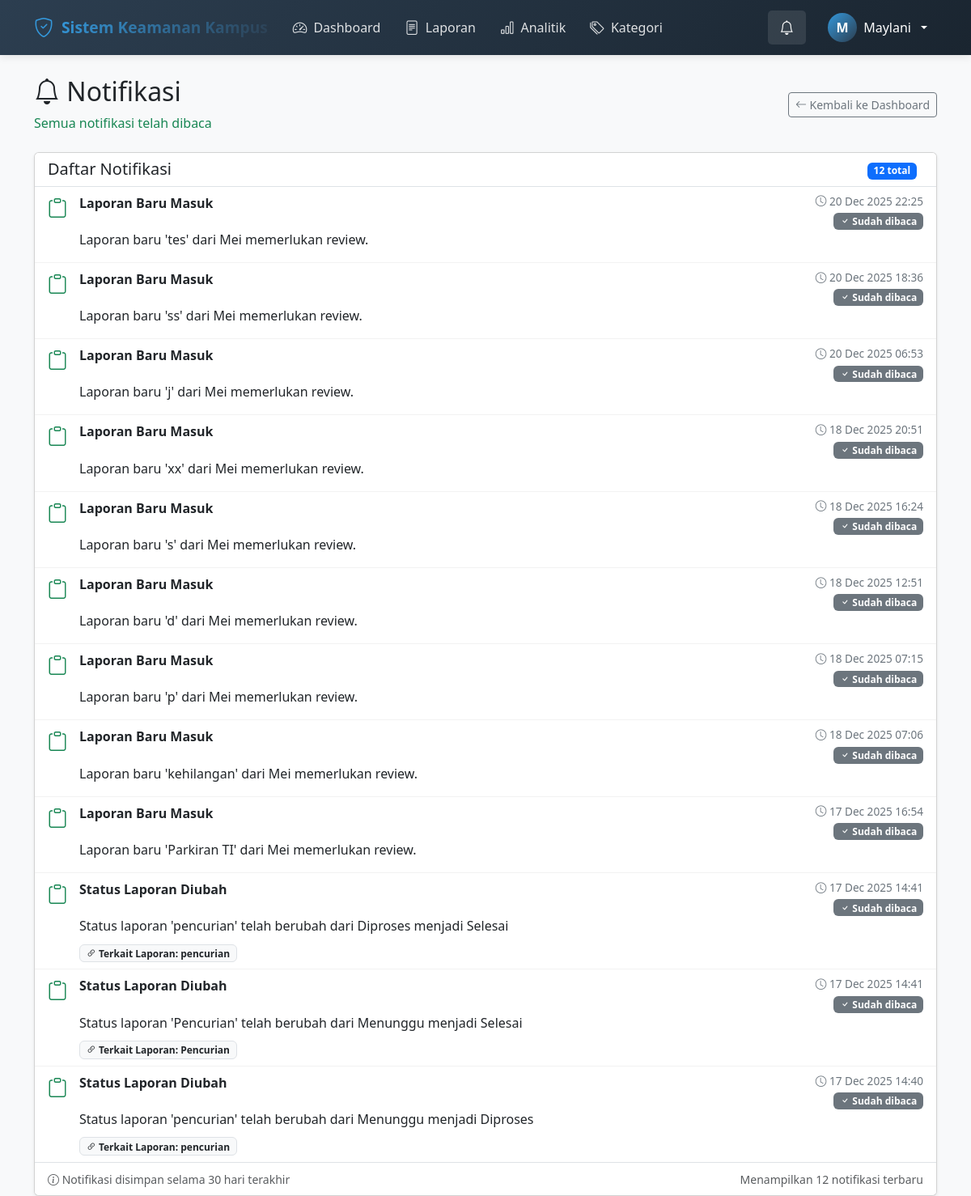
Screenshot of /public/notifikasi.php (signed in) with the database file from the repository.
### tables this page shows
CREATE TABLE `notifikasi` (
  `id` int(11) NOT NULL,
  `user_id` int(11) NOT NULL,
  `laporan_id` int(11) DEFAULT NULL,
  `title` varchar(200) NOT NULL,
  `message` text NOT NULL,
  `status` enum('unread','read') DEFAULT 'unread',
  `created_at` timestamp NOT NULL DEFAULT current_timestamp()
);

CREATE TABLE `laporan` (
  `id` int(11) NOT NULL,
  `user_id` int(11) NOT NULL,
  `kategori_id` int(11) DEFAULT NULL,
  `title` varchar(200) NOT NULL,
  `description` text NOT NULL,
  `location_address` text NOT NULL,
  `latitude` decimal(10,8) DEFAULT NULL,
  `longitude` decimal(11,8) DEFAULT NULL,
  `status` enum('pending','processed','resolved') DEFAULT 'pending',
  `created_at` timestamp NOT NULL DEFAULT current_timestamp()
);

### lib/auth.php (called while the page is built, shortened)
<?php
require_once __DIR__ . '/../config/database.php';
class Auth {
    public function __construct() {
        $database = new Database();
        $this->db = $database->connect();
    }
    public function isLoggedIn() {
        return isset($_SESSION['user_id']);
    }
    public function getCurrentUser() {
        if ($this->isLoggedIn()) {
            return [
                'id' => $_SESSION['user_id'],
                'name' => $_SESSION['user_name'],
                'email' => $_SESSION['user_email'],
                'role' => $_SESSION['user_role']
            ];
        }
        return null;
    }
}
?>

### config/database.php (called while the page is built, shortened)
<?php
class Database {
    private $host;
    private $dbname;
    private $username;
    private $password;
    public function __construct() {
        $this->host = DB_HOST;
        $this->dbname = DB_NAME;
        $this->username = DB_USER;
        $this->password = DB_PASS;
    }
    public function connect() {
        try {
            $this->conn = new PDO(
                "mysql:host={$this->host};dbname={$this->dbname};charset=utf8",
                $this->username,
                $this->password,
                [
                    PDO::ATTR_ERRMODE => PDO::ERRMODE_EXCEPTION,
                    PDO::ATTR_DEFAULT_FETCH_MODE => PDO::FETCH_ASSOC
                ]
            );
            return $this->conn;
        } catch(PDOException $e) {
            die("Connection failed: " . $e->getMessage());
        }
    }
}
?>

### lib/functions.php (called while the page is built, shortened)
<?php
function formatDate($date, $format = 'd M Y H:i') {
    return date($format, strtotime($date));
}
?>

### public/notifikasi.php (the view, shortened to what this page needs)
<?php
require_once '../lib/auth.php';
require_once '../lib/functions.php';
$database = new Database();
$db = $database->connect();
$auth = new Auth();
$user = $auth->getCurrentUser();
$stmt = $db->prepare("
    SELECT n.*, l.title as laporan_title
    FROM notifikasi n
    LEFT JOIN laporan l ON n.laporan_id = l.id
    WHERE n.user_id = ?
    ORDER BY n.created_at DESC
    LIMIT 100
");
$stmt->execute([$user['id']]);
$notifications = $stmt->fetchAll();
$stmt = $db->prepare("SELECT COUNT(*) as count FROM notifikasi WHERE user_id = ? AND status = 'unread'");
$stmt->execute([$user['id']]);
$unread_count = $stmt->fetch()['count'];
$total_count = count($notifications);
?>
<!DOCTYPE html>
<html lang="id">
<head>
    <?php include 'header.php'; ?>
    <link rel="stylesheet" href="style.css">
</head>
<body>
    <nav class="navbar navbar-expand-lg navbar-custom fixed-top">
        <div class="container">
            <a class="navbar-brand" href="dashboard_mahasiswa.php">
                <i class="bi bi-shield-check"></i>
                <span class="logo-text">Sistem Keamanan Kampus</span>
            </a>
            <div class="collapse navbar-collapse" id="navbarNav">
                <ul class="navbar-nav me-auto">
                    <li class="nav-item">
                        <a class="nav-link" href="dashboard_mahasiswa.php">
                            <i class="bi bi-speedometer2"></i> Dashboard
                        </a>
                    </li>
                    <li class="nav-item">
                        <a class="nav-link" href="laporan_mahasiswa.php">
                            <i class="bi bi-file-text"></i> Laporan
                        </a>
                    </li>
                    <li class="nav-item">
                        <a class="nav-link" href="analitik.php">
                            <i class="bi bi-bar-chart"></i> Analitik
                        </a>
                    </li>
                    <?php if ($user['role'] === ROLE_ADMIN): ?>
                    <li class="nav-item">
                        <a class="nav-link" href="kategori.php">
                            <i class="bi bi-tags"></i> Kategori
                        </a>
                    </li>
                    <?php endif; ?>
                </ul>
                <div class="quick-menu">
                    <div class="nav-item">
                        <a class="nav-link active" href="notifikasi.php">
                            <i class="bi bi-bell"></i>
                        </a>
                    </div>
                    <div class="dropdown">
                        <button class="dropdown-toggle" type="button" data-bs-toggle="dropdown" aria-expanded="false">
                            <div class="user-avatar">
                            <?= strtoupper(substr($user['name'], 0, 1)) ?>
                            </div>
                            <span><?= htmlspecialchars($user['name']) ?></span>
                        </button>
                    </div>
                </div>
            </div>
        </div>
    </nav>
    <div class="container mt-4">
        <div class="d-flex justify-content-between align-items-center mb-4">
            <div>
                <h2><i class="bi bi-bell"></i> Notifikasi</h2>
                <p class="text-muted mb-0">
                    <?php if ($unread_count > 0): ?>
                        <span class="text-primary">Anda memiliki <?= $unread_count ?> notifikasi belum dibaca</span>
                    <?php else: ?>
                        <span class="text-success">Semua notifikasi telah dibaca</span>
                    <?php endif; ?>
                </p>
            </div>
            <div>
                <a href="<?= $user['role'] === ROLE_ADMIN ? 'dashboard_admin.php' : 'dashboard_mahasiswa.php' ?>"
                   class="btn btn-outline-secondary btn-sm">
                    <i class="bi bi-arrow-left"></i> Kembali ke Dashboard
                </a>
            </div>
        </div>
        <div class="card shadow-sm">
            <div class="card-header bg-white border-bottom">
                <div class="d-flex justify-content-between align-items-center">
                    <h5 class="mb-0">Daftar Notifikasi</h5>
                    <div>
                        <span class="badge bg-primary me-2"><?= $total_count ?> total</span>
                    </div>
                </div>
            </div>
            <div class="card-body p-0">
                <?php if (empty($notifications)): ?>
                    <div class="text-center py-5">
                        <i class="bi bi-bell-slash display-1 text-muted mb-3"></i>
                        <h5 class="text-muted">Belum ada notifikasi</h5>
                        <p class="text-muted">Notifikasi akan muncul di sini ketika ada aktivitas baru</p>
                    </div>
                <?php else: ?>
                    <div class="list-group list-group-flush">
                        <?php foreach ($notifications as $notif): ?>
                            <?php
                            $icon = 'bi-bell';
                            $icon_color = 'text-primary';
                            if (strpos(strtolower($notif['title']), 'laporan') !== false) {
                                $icon = 'bi-clipboard';
                                $icon_color = 'text-success';
                            } elseif (strpos(strtolower($notif['title']), 'status') !== false) {
                                $icon = 'bi-info-circle';
                                $icon_color = 'text-info';
                            } elseif (strpos(strtolower($notif['title']), 'komentar') !== false) {
                                $icon = 'bi-chat-dots';
                                $icon_color = 'text-warning';
                            } elseif (strpos(strtolower($notif['title']), 'selesai') !== false || strpos(strtolower($notif['title']), 'completed') !== false) {
                                $icon = 'bi-check-circle';
                                $icon_color = 'text-success';
                            }
                            ?>
                            <div class="list-group-item notification-item <?= $notif['status'] === 'unread' ? 'notification-unread' : 'notification-read' ?>">
                                <div class="d-flex">
                                    <div class="notification-icon <?= $icon_color ?>">
                                        <i class="bi <?= $icon ?>"></i>
                                    </div>
                                    <div class="flex-grow-1">
                                        <div class="d-flex justify-content-between align-items-start">
                                            <div class="mb-1">
                                                <strong><?= htmlspecialchars($notif['title']) ?></strong>
                                            </div>
                                            <div class="text-end">
                                                <small class="notification-date d-block">
                                                    <i class="bi bi-clock"></i> <?= formatDate($notif['created_at']) ?>
                                                </small>
                                                <?php if ($notif['status'] === 'unread'): ?>
                                                    <a href="?mark_read=<?= $notif['id'] ?>"
                                                       class="btn btn-sm btn-outline-primary mt-1"
                                                       title="Tandai sebagai dibaca">
                                                        <i class="bi bi-check"></i> Tandai Dibaca
                                                    </a>
                                                <?php else: ?>
                                                    <span class="badge bg-secondary mt-1">
                                                        <i class="bi bi-check"></i> Sudah dibaca
                                                    </span>
                                                <?php endif; ?>
                                            </div>
                                        </div>
                                        <p class="mb-2"><?= htmlspecialchars($notif['message']) ?></p>
                                        <?php if ($notif['laporan_id'] && $notif['laporan_title']): ?>
                                            <div class="mt-2">
                                                <span class="badge bg-light text-dark border">
                                                    <i class="bi bi-link-45deg"></i>
                                                    Terkait Laporan: <?= htmlspecialchars($notif['laporan_title']) ?>
                                                </span>
                                            </div>
                                        <?php endif; ?>
                                    </div>
                                </div>
                            </div>
                        <?php endforeach; ?>
                    </div>
                <?php endif; ?>
            </div>
            <div class="card-footer bg-white border-top">
                <div class="row">
                    <div class="col-md-6">
                        <small class="text-muted">
                            <i class="bi bi-info-circle"></i>
                            Notifikasi disimpan selama 30 hari terakhir
                        </small>
                    </div>
                    <div class="col-md-6 text-end">
                        <small class="text-muted">
                            Menampilkan <?= min($total_count, 100) ?> notifikasi terbaru
                        </small>
                    </div>
                </div>
            </div>
        </div>
    </div>
</body>
</html>

### public/style.css (style rules this page uses)
:root { --primary: #2d3436; --secondary: #636e72; --accent: #0984e3; --success: #00b894; --warning: #fdcb6e; --danger: #d63031; --light: #f5f6fa; --card-bg: #ffffff; --shadow: 0 2px 15px rgba(0,0,0,0.08); }
body { background-color: #f8f9fa; font-family: 'Segoe UI', system-ui, -apple-system, sans-serif; padding-top: 70px; }
.notification-item { border-left: 4px solid transparent; transition: all 0.2s; }
.notification-read { border-left-color: #6c757d; background-color: #ffffff; }
.notification-icon { font-size: 1.5rem; margin-right: 15px; }
.notification-date { font-size: 0.85rem; color: #6c757d; }
.list-group-flush .list-group-item { border-color: rgba(0,0,0,.05); }

### public/notifikasi.php (style rules this page uses)
.navbar-custom { background: linear-gradient(135deg, #2c3e50 0%, #1a2530 100%); box-shadow: 0 2px 10px rgba(0,0,0,0.1); padding: 0.5rem 0; }
.navbar-brand { color: white !important; font-weight: 600; font-size: 1.2rem; display: flex; align-items: center; gap: 10px; }
.navbar-brand i { font-size: 1.5rem; color: #3498db; }
.nav-link { color: rgba(255,255,255,0.85) !important; font-weight: 500; padding: 8px 15px !important; border-radius: 5px; transition: all 0.3s ease; display: flex; align-items: center; gap: 8px; }
.nav-link:hover, .nav-link.active { color: white !important; background: rgba(255,255,255,0.1); }
.nav-link i { font-size: 1.1rem; }
.quick-menu { display: flex; align-items: center; gap: 15px; }
.user-avatar { width: 36px; height: 36px; border-radius: 50%; background: linear-gradient(135deg, #3498db 0%, #2c3e50 100%); color: white; display: flex; align-items: center; justify-content: center; font-weight: 600; font-size: 1rem; }
.dropdown-toggle { background: none; border: none; color: white; display: flex; align-items: center; gap: 8px; padding: 8px 12px; border-radius: 5px; transition: all 0.3s ease; }
.logo-text { background: linear-gradient(135deg, #3498db 0%, #2c3e50 100%); -webkit-background-clip: text; -webkit-text-fill-color: transparent; background-clip: text; font-weight: 700; }

### rows the page displays
notifikasi: title "Laporan Baru Masuk", created_at "20 Dec 2025 22:25", status "read" (drawn), message "Laporan baru 'tes' dari Mei memerlukan review."
notifikasi: title "Laporan Baru Masuk", created_at "20 Dec 2025 18:36", status "read" (drawn), message "Laporan baru 'ss' dari Mei memerlukan review."
notifikasi: title "Laporan Baru Masuk", created_at "20 Dec 2025 06:53", status "read" (drawn), message "Laporan baru 'j' dari Mei memerlukan review."
notifikasi: title "Laporan Baru Masuk", created_at "18 Dec 2025 20:51", status "read" (drawn), message "Laporan baru 'xx' dari Mei memerlukan review."
notifikasi: title "Laporan Baru Masuk", created_at "18 Dec 2025 16:24", status "read" (drawn), message "Laporan baru 's' dari Mei memerlukan review."
notifikasi: title "Laporan Baru Masuk", created_at "18 Dec 2025 12:51", status "read" (drawn), message "Laporan baru 'd' dari Mei memerlukan review."
notifikasi: title "Laporan Baru Masuk", created_at "18 Dec 2025 07:15", status "read" (drawn), message "Laporan baru 'p' dari Mei memerlukan review."
notifikasi: title "Laporan Baru Masuk", created_at "18 Dec 2025 07:06", status "read" (drawn), message "Laporan baru 'kehilangan' dari Mei memerlukan review."
notifikasi: title "Laporan Baru Masuk", created_at "17 Dec 2025 16:54", status "read" (drawn), message "Laporan baru 'Parkiran TI' dari Mei memerlukan review."
notifikasi: title "Status Laporan Diubah", created_at "17 Dec 2025 14:41", status "read" (drawn), message "Status laporan 'pencurian' telah berubah dari Diproses menjadi Selesai", laporan.title "pencurian"
notifikasi: title "Status Laporan Diubah", created_at "17 Dec 2025 14:41", status "read" (drawn), message "Status laporan 'Pencurian' telah berubah dari Menunggu menjadi Selesai", laporan.title "Pencurian"
notifikasi: title "Status Laporan Diubah", created_at "17 Dec 2025 14:40", status "read" (drawn), message "Status laporan 'pencurian' telah berubah dari Menunggu menjadi Diproses", laporan.title "pencurian"

### other values shown
substr($user['name'], 0, 1) "M"
$user['name'] "Maylani"
$total_count "12"
min($total_count, 100) "12"
